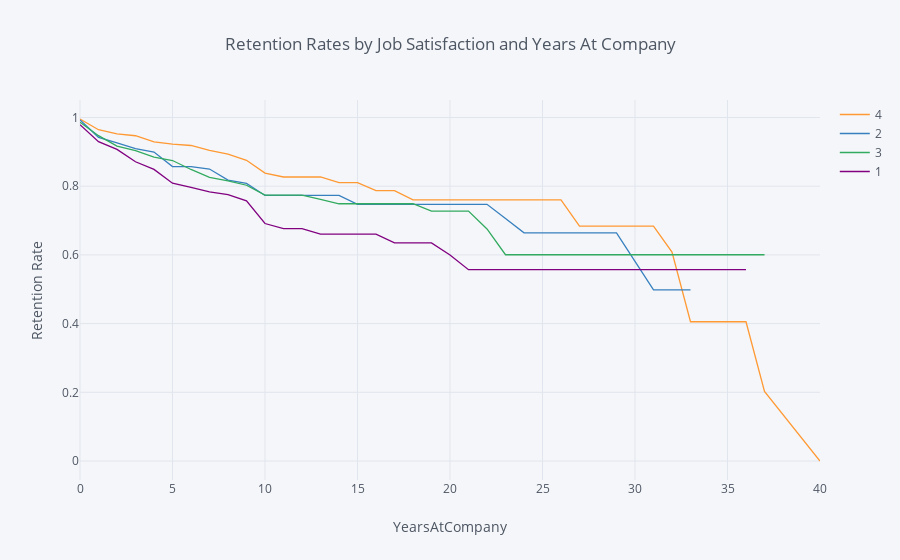

Notebook code cell kept with this figure:
### Markdown cell above
## 6. Let's find out how job satisfaction affects retention rates. Generate and plot survival curves for each level of job satisfaction by number of years at the company.

### Code cell
rates6b = survival(data, 'JobSatisfaction', 'YearsAtCompany', 'Attrition')

rates6b.iplot(kind='line', xTitle='YearsAtCompany', yTitle='Retention Rate',
            title='Retention Rates by Job Satisfaction and Years At Company')

### Figure 1 — Plotly figure (JSON) as saved in the notebook; plotly's stock layout.template omitted (floating-point values rounded to 4 significant figures)
{"data": [{"line": {"color": "rgba(255, 153, 51, 1.0)", "dash": "solid", "shape": "linear", "width": 1.3}, "mode": "lines", "name": "4", "text": "", "type": "scatter", "uid": "070bba2f-67ff-4c37-ba98-7b7b0772ccf3", "x": [0, 1, 2, 3, 4, 5, 6, 7, 8, 9, 10, 11, 12, 13, 14, 15, 16, 17, 18, 19, 20, 21, 22, 23, 24, 25, 26, 27, 29, 30, 31, 32, 33, 34, 36, 37, 40], "y": [0.9956, 0.9645, 0.9523, 0.9469, 0.929, 0.9226, 0.9185, 0.9043, 0.8933, 0.8754, 0.838, 0.8268, 0.8268, 0.8268, 0.8103, 0.8103, 0.7872, 0.7872, 0.76, 0.76, 0.76, 0.76, 0.76, 0.76, 0.76, 0.76, 0.76, 0.684, 0.684, 0.684, 0.684, 0.608, 0.4053, 0.4053, 0.4053, 0.2027, 0]}, {"line": {"color": "rgba(55, 128, 191, 1.0)", "dash": "solid", "shape": "linear", "width": 1.3}, "mode": "lines", "name": "2", "text": "", "type": "scatter", "uid": "4d7d8b79-6b22-4c28-9d16-6ea14cf13eb7", "x": [0, 1, 2, 3, 4, 5, 6, 7, 8, 9, 10, 11, 12, 13, 14, 15, 16, 17, 18, 19, 20, 21, 22, 23, 24, 25, 26, 27, 29, 30, 31, 32, 33, 34, 36, 37, 40], "y": [0.9929, 0.9423, 0.9263, 0.9091, 0.8996, 0.8573, 0.8573, 0.85, 0.8179, 0.8083, 0.7731, 0.7731, 0.7731, 0.7731, 0.7731, 0.7474, 0.7474, 0.7474, 0.7474, 0.7474, 0.7474, 0.7474, 0.7474, 0.7059, 0.6643, 0.6643, 0.6643, 0.6643, 0.6643, 0.5813, 0.4983, 0.4983, 0.4983, "", "", "", ""]}, {"line": {"color": "rgba(50, 171, 96, 1.0)", "dash": "solid", "shape": "linear", "width": 1.3}, "mode": "lines", "name": "3", "text": "", "type": "scatter", "uid": "fa63686b-89a5-4b57-a4d4-b65ce3d24008", "x": [0, 1, 2, 3, 4, 5, 6, 7, 8, 9, 10, 11, 12, 13, 14, 15, 16, 17, 18, 19, 20, 21, 22, 23, 24, 25, 26, 27, 29, 30, 31, 32, 33, 34, 36, 37, 40], "y": [0.9864, 0.9471, 0.917, 0.9033, 0.8849, 0.8748, 0.8487, 0.8259, 0.8157, 0.8028, 0.7739, 0.7739, 0.7739, 0.7618, 0.7489, 0.7489, 0.7489, 0.7489, 0.7489, 0.7275, 0.7275, 0.7275, 0.6755, 0.6005, 0.6005, 0.6005, 0.6005, 0.6005, 0.6005, 0.6005, 0.6005, 0.6005, 0.6005, 0.6005, 0.6005, 0.6005, ""]}, {"line": {"color": "rgba(128, 0, 128, 1.0)", "dash": "solid", "shape": "linear", "width": 1.3}, "mode": "lines", "name": "1", "text": "", "type": "scatter", "uid": "47ba27cc-8bda-4d95-8ab0-8e68e13f5acd", "x": [0, 1, 2, 3, 4, 5, 6, 7, 8, 9, 10, 11, 12, 13, 14, 15, 16, 17, 18, 19, 20, 21, 22, 23, 24, 25, 26, 27, 29, 30, 31, 32, 33, 34, 36, 37, 40], "y": [0.9792, 0.9297, 0.9071, 0.8711, 0.8489, 0.8087, 0.7965, 0.7833, 0.7752, 0.7572, 0.6913, 0.6766, 0.6766, 0.6605, 0.6605, 0.6605, 0.6605, 0.6351, 0.6351, 0.6351, 0.5998, 0.557, 0.557, 0.557, 0.557, 0.557, 0.557, 0.557, 0.557, 0.557, 0.557, 0.557, 0.557, 0.557, 0.557, "", ""]}], "layout": {"legend": {"bgcolor": "#F5F6F9", "font": {"color": "#4D5663"}}, "paper_bgcolor": "#F5F6F9", "plot_bgcolor": "#F5F6F9", "title": {"font": {"color": "#4D5663"}, "text": "Retention Rates by Job Satisfaction and Years At Company"}, "xaxis": {"gridcolor": "#E1E5ED", "showgrid": true, "tickfont": {"color": "#4D5663"}, "title": {"font": {"color": "#4D5663"}, "text": "YearsAtCompany"}, "zerolinecolor": "#E1E5ED"}, "yaxis": {"gridcolor": "#E1E5ED", "showgrid": true, "tickfont": {"color": "#4D5663"}, "title": {"font": {"color": "#4D5663"}, "text": "Retention Rate"}, "zerolinecolor": "#E1E5ED"}}}
